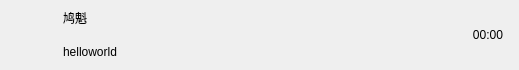
<?xml version="1.0" encoding="UTF-8"?>
<ui version="4.0">
 <class>ChatUserWid</class>
 <widget class="QWidget" name="ChatUserWid">
  <property name="geometry">
   <rect>
    <x>0</x>
    <y>0</y>
    <width>519</width>
    <height>70</height>
   </rect>
  </property>
  <property name="minimumSize">
   <size>
    <width>0</width>
    <height>70</height>
   </size>
  </property>
  <property name="maximumSize">
   <size>
    <width>16777215</width>
    <height>70</height>
   </size>
  </property>
  <property name="windowTitle">
   <string>Form</string>
  </property>
  <layout class="QHBoxLayout" name="horizontalLayout">
   <property name="spacing">
    <number>5</number>
   </property>
   <property name="leftMargin">
    <number>6</number>
   </property>
   <property name="topMargin">
    <number>2</number>
   </property>
   <property name="rightMargin">
    <number>6</number>
   </property>
   <property name="bottomMargin">
    <number>2</number>
   </property>
   <item>
    <widget class="QWidget" name="iconWidget" native="true">
     <property name="minimumSize">
      <size>
       <width>50</width>
       <height>50</height>
      </size>
     </property>
     <property name="maximumSize">
      <size>
       <width>50</width>
       <height>50</height>
      </size>
     </property>
     <layout class="QHBoxLayout" name="horizontalLayout_2">
      <property name="spacing">
       <number>0</number>
      </property>
      <property name="leftMargin">
       <number>0</number>
      </property>
      <property name="topMargin">
       <number>0</number>
      </property>
      <property name="rightMargin">
       <number>0</number>
      </property>
      <property name="bottomMargin">
       <number>0</number>
      </property>
      <item>
       <widget class="QLabel" name="iconLabel">
        <property name="minimumSize">
         <size>
          <width>45</width>
          <height>45</height>
         </size>
        </property>
        <property name="maximumSize">
         <size>
          <width>45</width>
          <height>45</height>
         </size>
        </property>
        <property name="text">
         <string/>
        </property>
       </widget>
      </item>
     </layout>
    </widget>
   </item>
   <item>
    <widget class="QWidget" name="userInfoWidget" native="true">
     <layout class="QVBoxLayout" name="verticalLayout">
      <property name="leftMargin">
       <number>2</number>
      </property>
      <property name="topMargin">
       <number>2</number>
      </property>
      <property name="rightMargin">
       <number>2</number>
      </property>
      <property name="bottomMargin">
       <number>2</number>
      </property>
      <item>
       <widget class="QLabel" name="userNameLabel">
        <property name="text">
         <string>鸠魁</string>
        </property>
       </widget>
      </item>
      <item>
       <widget class="QLabel" name="userChatLabel">
        <property name="text">
         <string>helloworld</string>
        </property>
       </widget>
      </item>
     </layout>
    </widget>
   </item>
   <item>
    <widget class="QWidget" name="timeWidget" native="true">
     <property name="minimumSize">
      <size>
       <width>50</width>
       <height>50</height>
      </size>
     </property>
     <property name="maximumSize">
      <size>
       <width>50</width>
       <height>50</height>
      </size>
     </property>
     <layout class="QHBoxLayout" name="horizontalLayout_3">
      <property name="spacing">
       <number>0</number>
      </property>
      <property name="leftMargin">
       <number>0</number>
      </property>
      <property name="topMargin">
       <number>0</number>
      </property>
      <property name="rightMargin">
       <number>0</number>
      </property>
      <property name="bottomMargin">
       <number>0</number>
      </property>
      <item>
       <widget class="QLabel" name="timeLabel">
        <property name="minimumSize">
         <size>
          <width>48</width>
          <height>48</height>
         </size>
        </property>
        <property name="maximumSize">
         <size>
          <width>48</width>
          <height>48</height>
         </size>
        </property>
        <property name="text">
         <string>00:00</string>
        </property>
        <property name="alignment">
         <set>Qt::AlignCenter</set>
        </property>
       </widget>
      </item>
     </layout>
    </widget>
   </item>
  </layout>
 </widget>
 <resources/>
 <connections/>
</ui>
